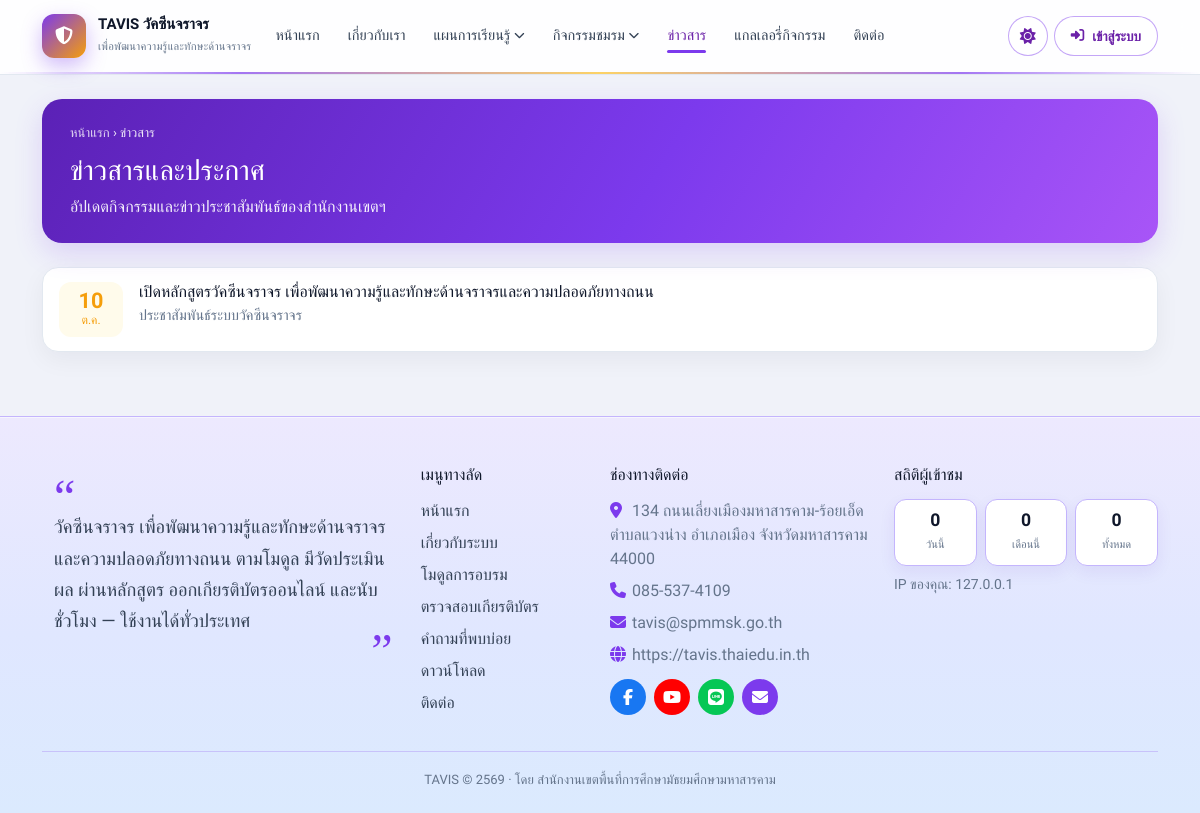
Page /traffic_vaccine/news on the committed database.
### tables this page shows
CREATE TABLE `news` (
  `id` INT UNSIGNED NOT NULL AUTO_INCREMENT,
  `title` VARCHAR(255) NOT NULL,
  `slug` VARCHAR(255) NOT NULL,
  `excerpt` TEXT,
  `content` MEDIUMTEXT,
  `cover_image` VARCHAR(255) DEFAULT NULL,
  `category` VARCHAR(80) DEFAULT 'กิจกรรม',
  `status` TINYINT(1) NOT NULL DEFAULT 1,
  `published_at` DATETIME DEFAULT NULL,
  `views` INT NOT NULL DEFAULT 0,
  `created_by` INT UNSIGNED DEFAULT NULL,
  `created_at` DATETIME NOT NULL DEFAULT CURRENT_TIMESTAMP,
  `updated_at` DATETIME NOT NULL DEFAULT CURRENT_TIMESTAMP ON UPDATE CURRENT_TIMESTAMP,
  PRIMARY KEY (`id`),
  UNIQUE KEY `uk_news_slug` (`slug`)
);

### app/Core/Controller.php (called while the page is built, shortened)
<?php
abstract class Controller
{
    protected function webView(string $name, array $data = []): void
    {
        $layout = !empty($data['layout_clean']) ? 'layouts/portfolio-clean' : 'layouts/web';
        if ($layout === 'layouts/web' && !array_key_exists('darkUi', $data)) {
            $data['darkUi'] = true;
        }
        View::render($name, $data, $layout);
    }
}

### app/Controllers/Web/HomeController.php (called while the page is built, shortened)
<?php
class HomeController extends Controller
{
    private function visitorStats(): array
    {
        try {
            return compact('today', 'month', 'all');
        } catch (\Throwable $e) {
            return ['today' => 0, 'month' => 0, 'all' => 0];
        }
    }
    public function news(): void
    {
        $rows = db()->fetchAll('SELECT * FROM news WHERE status = 1 ORDER BY published_at DESC');
        $this->webView('web/news', [
            'title' => 'ข่าวสารและประกาศ',
            'rows' => $rows,
            'visitorStats' => $this->visitorStats(),
        ]);
    }
}

### app/Core/Router.php (called while the page is built, shortened)
<?php
class Router
{
    private array $routes = [];
    private string $prefix = '';
    private array $groupMiddleware = [];
    public function group(array $options, callable $callback): void
    {
        $prevPrefix = $this->prefix;
        $prevMiddleware = $this->groupMiddleware;
        $this->prefix .= $options['prefix'] ?? '';
        $this->groupMiddleware = array_merge($this->groupMiddleware, $options['middleware'] ?? []);
        $this->prefix = $prevPrefix;
        $this->groupMiddleware = $prevMiddleware;
    }
    private function add(string $method, string $path, array|callable $handler, array $middleware = []): self
    {
        $path = $this->prefix . $path;
        $path = '/' . trim($path, '/');
        if ($path !== '/') {
            $path = rtrim($path, '/');
        }
        $this->routes[] = [
            'method' => $method,
            'path' => $path,
            'handler' => $handler,
            'middleware' => array_merge($this->groupMiddleware, $middleware),
        ];
        return $this;
    }
    public function dispatch(string $uri, string $method): mixed
    {
        $uri = parse_url($uri, PHP_URL_PATH) ?? '/';
        $uri = '/' . trim($uri, '/');
        if ($uri !== '/') {
            $uri = rtrim($uri, '/');
        }
        $basePath = function_exists('app_base_path') ? app_base_path($uri) : $this->detectBasePath();
        if ($basePath !== '' && ($uri === $basePath || str_starts_with($uri, $basePath . '/'))) {
            $uri = substr($uri, strlen($basePath)) ?: '/';
            if ($uri !== '/') {
                $uri = rtrim($uri, '/');
            }
        }
        $method = strtoupper($method);
        foreach ($this->routes as $route) {
            $params = $this->match($route['path'], $uri);
            if ($params !== false && $route['method'] === $method) {
                return $this->runHandler($route['handler'], $params);
            }
        }
        return View::render('errors/404', ['title' => 'ไม่พบหน้า']);
    }
    private function match(string $routePath, string $uri): array|false
    {
        $pattern = preg_replace('/\{([a-zA-Z_]+)\}/', '(?P<$1>[^/]+)', $routePath);
        $pattern = '#^' . $pattern . '$#';
        if (!preg_match($pattern, $uri, $matches)) {
            return false;
        }
        $params = [];
        return $params;
    }
    private function runHandler(array|callable $handler, array $params): mixed
    {
        [$class, $method] = $handler;
        $controller = new $class();
        return call_user_func_array([$controller, $method], $params);
    }
}

### public/index.php (called while the page is built, shortened)
<?php
$router = new Router();
require BASE_PATH . '/routes/web.php';
$uri = $_SERVER['REQUEST_URI'] ?? '/';
$method = $_SERVER['REQUEST_METHOD'] ?? 'GET';
$router->dispatch($uri, $method);

### app/Helpers/helpers.php (called while the page is built, shortened)
<?php
if (!function_exists('env')) {
    function env(string $key, mixed $default = null): mixed
    {
        $val = $_ENV[$key] ?? getenv($key);
        if ($val === false || $val === null || $val === '') {
            return $default;
        }
        return $val;
    }
}
if (!function_exists('db')) {
    function db(): Database
    {
        return Database::getInstance();
    }
}
if (!function_exists('e')) {
    function e(mixed $value): string
    {
        return View::escape($value);
    }
}
if (!function_exists('app_base_url')) {
    function app_base_url(): string
    {
        $configured = rtrim((string) env('APP_URL', ''), '/');
        $host = strtolower((string) preg_replace('/:\d+$/', '', (string) ($_SERVER['HTTP_HOST'] ?? '')));
        if ($configured !== '') {
            return $configured;
        }
        return 'https://tavis.thaiedu.in.th';
    }
}
if (!function_exists('url')) {
    function url(string $path = ''): string
    {
        $base = app_base_url();
        $path = '/' . ltrim($path, '/');
        return $base . ($path === '/' ? '' : $path);
    }
}

### app/Core/Database.php (called while the page is built, shortened)
<?php
class Database
{
    private static ?Database $instance = null;
    private PDO $pdo;
    private function __construct()
    {
        $config = require CONFIG_PATH . '/database.php';
        $db = $config['connections']['mysql'];
        $dsn = sprintf(
            'mysql:host=%s;port=%s;dbname=%s;charset=%s',
            $db['host'],
            $db['port'],
            $db['database'],
            $db['charset']
        );
        try {
            $this->pdo = new PDO($dsn, $db['username'], $db['password'], $db['options']);
        } catch (PDOException $e) {
            if (filter_var(env('APP_DEBUG', false), FILTER_VALIDATE_BOOLEAN)) {
                throw $e;
            }
            die('ไม่สามารถเชื่อมต่อฐานข้อมูลได้ กรุณาติดต่อผู้ดูแลระบบ');
        }
    }
    public static function getInstance(): self
    {
        if (self::$instance === null) {
            self::$instance = new self();
        }
        return self::$instance;
    }
    public function query(string $sql, array $params = []): \PDOStatement
    {
        $stmt = $this->pdo->prepare($sql);
        $stmt->execute($params);
        return $stmt;
    }
    public function fetchAll(string $sql, array $params = []): array
    {
        return $this->query($sql, $params)->fetchAll();
    }
}

### config/database.php (called while the page is built)
<?php
return [
    'default' => 'mysql',
    'connections' => [
        'mysql' => [
            'driver' => 'mysql',
            'host' => env('DB_HOST', '127.0.0.1'),
            'port' => env('DB_PORT', '3306'),
            'database' => env('DB_DATABASE', 'tavis'),
            'username' => env('DB_USERNAME', 'root'),
            'password' => env('DB_PASSWORD', ''),
            'charset' => env('DB_CHARSET', 'utf8mb4'),
            'collation' => 'utf8mb4_unicode_ci',
            'prefix' => '',
            'options' => [
                PDO::ATTR_ERRMODE => PDO::ERRMODE_EXCEPTION,
                PDO::ATTR_DEFAULT_FETCH_MODE => PDO::FETCH_ASSOC,
                PDO::ATTR_EMULATE_PREPARES => false,
                PDO::MYSQL_ATTR_INIT_COMMAND => "SET NAMES utf8mb4 COLLATE utf8mb4_unicode_ci",
            ],
        ],
    ],
];

### app/Views/web/news.php (the view)
<div class="container py-4">
  <div class="ws-page-hero">
    <div class="crumb"><a href="<?= url('/') ?>">หน้าแรก</a> › ข่าวสาร</div>
    <h1>ข่าวสารและประกาศ</h1>
    <p>อัปเดตกิจกรรมและข่าวประชาสัมพันธ์ของสำนักงานเขตฯ</p>
  </div>
  <div class="ws-news-list">
    <?php if ($rows): foreach ($rows as $n):
      $ts = strtotime((string)($n['published_at'] ?? $n['created_at'] ?? 'now')) ?: time();
      $day = date('j', $ts);
      $months = [1=>'ม.ค.',2=>'ก.พ.',3=>'มี.ค.',4=>'เม.ย.',5=>'พ.ค.',6=>'มิ.ย.',7=>'ก.ค.',8=>'ส.ค.',9=>'ก.ย.',10=>'ต.ค.',11=>'พ.ย.',12=>'ธ.ค.'];
      $mon = $months[(int)date('n', $ts)] ?? '';
    ?>
      <a class="ws-news-item" href="<?= url('/news/' . $n['slug']) ?>">
        <div class="ws-news-date"><strong><?= e($day) ?></strong><span><?= e($mon) ?></span></div>
        <div class="flex-grow-1">
          <h3><?= e($n['title']) ?></h3>
          <p><?= e($n['excerpt'] ?: thai_date($n['published_at'] ?? null)) ?></p>
        </div>
      </a>
    <?php endforeach; else: ?>
      <div class="ws-empty">ยังไม่มีข่าวสาร</div>
    <?php endif; ?>
  </div>
</div>

### public/assets/css/app.css (style rules this page uses)
:root { --p-primary: #1a45b8; --p-primary-2: #0d1b9e; --p-accent: #00a3ff; --p-gradient: linear-gradient(90deg, #0d1b9e 0%, #0084ff 100%); --p-gradient-btn: linear-gradient(90deg, #1a45b8 0%, #00a3ff 100%); --p-bg: #f0f2f9; --p-surface: #ffffff; --p-text: #1e1b4b; --p-muted: #64748b; --p-border: #e2e8f0; --p-sidebar: #ffffff; --p-shadow: 0 8px 24px rgba(26, 69, 184, .08); --p-radius: 16px; --p-font: 'Kanit', 'Sarabun', sans-serif; --p-sidebar-w: 268px; --p-header-h: 68px; --p-success: #059669; --p-error: #f27474; --p-warning: #f8bb86; --p-danger: #dc3741; --p-swal-cancel: #6e7881; --p-soft: #eef2ff; --p-info-soft: #fff9e6; --p-nav-hover: #f5f3ff; --chart-pal-1: #0d9488; --chart-pal-2: #f59e0b; --chart-pal-3: #2563eb; --chart-pal-4: #db2777; --chart-pal-5: #16a34a; --chart-pal-6: #ea580c; --chart-pal-7: #7c3aed; --chart-pal-8: #0891b2; --chart-pal-9: #dc2626; --chart-pal-10: #64748b; --chart-hours-earned: #0f766e; --chart-hours-required: #d97706; --chart-share-1: #f59e0b; --chart-share-2: #2563eb; --chart-share-3: #a855f7; --chart-share-4: #059669; --chart-share-5: #e11d48; --chart-share-6: #94a3b8; --chart-polar-1: #ea580c; --chart-polar-2: #0891b2; --chart-polar-3: #c026d3; --chart-polar-4: #65a30d; --chart-polar-5: #e11d48; --chart-polar-6: #78716c; --chart-status-1: #f59e0b; --chart-status-2: #3b82f6; --chart-status-3: #7c3aed; --chart-status-4: #10b981; --chart-status-5: #ef4444; --chart-status-6: #94a3b8; --chart-role-1: #7c3aed; --chart-role-2: #0ea5e9; --chart-role-3: #22c55e; --chart-role-4: #f97316; --chart-radar: #0891b2; --chart-radar-fill: rgba(8, 145, 178, .2); --chart-month: #16a34a; --chart-month-fill: rgba(22, 163, 74, .16); --chart-login-ok: #2563eb; --chart-login-ok-fill: rgba(37, 99, 235, .16); --chart-login-fail: #e11d48; --chart-login-fail-fill: rgba(225, 29, 72, .08); --chart-coverage-done: #059669; --chart-coverage-todo: #cbd5e1; --chart-empty: #e2e8f0; }
* { box-sizing: border-box; }
html, body { margin: 0; min-height: 100%; font-family: var(--p-font); color: var(--p-text); background: var(--p-bg); }
body { min-height: 100vh; display: flex; flex-direction: column; }
a { color: var(--p-primary); text-decoration: none; }

### public/assets/css/portfolio-clean.css (style rules this page uses)
:root { --pf-blue: #1d4ed8; --pf-blue-soft: #eff6ff; --pf-ink: #0f172a; --pf-muted: #64748b; --pf-line: #e2e8f0; --pf-bg: #e8eef6; --pf-orange: #f97316; }

### public/assets/css/web-theme.css (style rules this page uses)
body.pf-light { background: #f0f2f9 !important; color: #1e1b4b !important; }
body.pf-light .ws-cat-card, body.pf-light .ws-work-card, body.pf-light .ws-news-item, body.pf-light .pf-teacher-card, body.pf-light .card-soft { background: #fff !important; border-color: #e2e8f0 !important; color: #0f172a; box-shadow: 0 8px 24px rgba(15, 23, 42, .05); }
body.pf-light .ws-cat-card h3, body.pf-light .ws-work-card h3, body.pf-light .ws-news-item h3, body.pf-light .pf-teacher-card h3 { color: #0f172a; }
body.pf-light .ws-page-hero { background: linear-gradient(120deg, #5b21b6, #7c3aed 55%, #a855f7); color: #fff; box-shadow: 0 10px 28px rgba(124, 58, 237, .18); }
body.pf-light .ws-page-hero .crumb, body.pf-light .ws-page-hero .crumb a, body.pf-light .ws-page-hero h1, body.pf-light .ws-page-hero p, body.pf-light .ws-page-hero .ws-plan-learn-flow, body.pf-light .ws-page-hero .ws-plan-learn-meta { color: #fff !important; }
body.pf-light .ws-page-hero .crumb, body.pf-light .ws-page-hero .crumb a { opacity: .9; }
body.pf-light .ws-page-hero p { opacity: .92; }
body.web-site, body.web-site .ws-nav, body.web-site .web-main, body.web-site .home-hero, body.web-site .home-stat, body.web-site .card-soft, body.web-site .ws-footer, body.web-site .ws-footer-rich, body.web-site .ws-visitor-grid div, body.web-site .pd-toolbar, body.web-site .pd-pills a, body.web-site .pd-card, body.web-site .pd-teacher-card, body.web-site .pd-search input, body.web-site .pd-select select { transition: background-color .25s ease, color .2s ease, border-color .2s ease; }

### app/Views/layouts/web.php (style rules this page uses)
body.web-site .container { width: 100% !important; max-width: 1140px !important; margin-left: auto !important; margin-right: auto !important; padding-left: 12px !important; padding-right: 12px !important; }

### rows in the picture
news: title "เปิดหลักสูตรวัคซีนจราจร เพื่อพัฒนาความรู้และทักษะด้านจราจรและความปลอดภัยทางถนน", excerpt "ประชาสัมพันธ์ระบบวัคซีนจราจร"

### other values in the picture
mb_strimwidth($navTitle, 0, 42, '…') "TAVIS วัคซีนจราจร"
$navTag "เพื่อพัฒนาความรู้และทักษะด้านจราจร"
app_brand('description') "วัคซีนจราจร เพื่อพัฒนาความรู้และทักษะด้านจราจรและความปลอดภัยทางถนน ตามโมดูล มีวัดประเมินผล ผ่านหลักสูตร ออกเกียรติบัตรออนไลน์ และนับชั่วโมง — ใช้งานได้ทั่วประเทศ"
setting('org_address') "134 ถนนเลี่ยงเมืองมหาสารคาม-ร้อยเอ็ด ตำบลแวงน่าง อำเภอเมือง จังหวัดมหาสารคาม 44000"
setting('org_phone') "085-537-4109"
setting('org_email') "tavis@spmmsk.go.th"
setting('org_website') ?: 'tavis.thaiedu.in.th' "https://tavis.thaiedu.in.th"
$vs['today'] "0"
$vs['month'] "0"
$vs['all'] "0"
request_ip() "127.0.0.1"
site_footer_text() "TAVIS © 2569 · โดย สำนักงานเขตพื้นที่การศึกษามัธยมศึกษามหาสารคาม"
